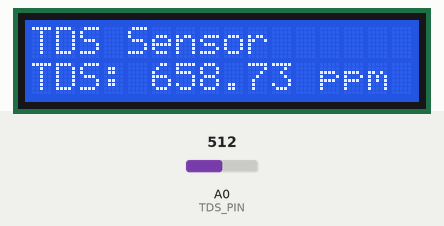
Bench run of a sketch on a simulated Arduino Uno, built with avr-gcc and run on an emulated ATmega328P. Shown: 16×2 character LCD. The inputs (shaded band) are chosen by the test bench; at power-on: A0 (TDS_PIN) = 512. What the sketch prints to the serial monitor is not drawn.

Above: at 1.2 s.
1.3 s: A0 (TDS_PIN) set to 716
At 3.6 s:
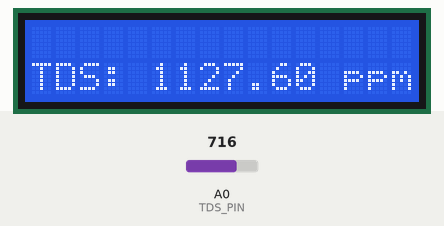
7.6 s: A0 (TDS_PIN) set to 900
At 9.7 s:
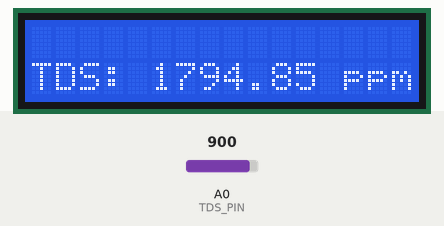
13.6 s: A0 (TDS_PIN) set to 1023
At 15.7 s:
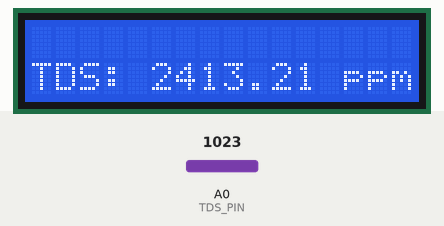
Timing chart, 0 to 17.2 s (numbered marks = the images above; inputs shaded):
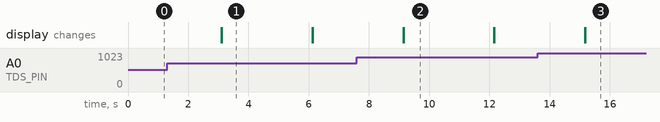

Measured:
- after the input at 7.6 s, the display: first differs from a run without the input after 1.5 s (image 2)
- after the input at 13.6 s, the display: first differs from a run without the input after 1.6 s (image 3)
- what the display in image 1 shows lasts 3.0 s, from 3.1 s to 6.1 s

The sketch:

TDS_Sensor_LCD.ino
```cpp
#include <Wire.h>
#include <LiquidCrystal_I2C.h>

// Use the I2C address found from the scanner
LiquidCrystal_I2C lcd(0x3F, 16, 2);

const int TDS_PIN = A0;

float calculateTDS(int analogValue) {
  float voltage = analogValue * (3.3 / 1024.0); // Convert analog value to voltage
  float tds = (133.42 * voltage * voltage * voltage - 255.86 * voltage * voltage + 857.39 * voltage) * 0.5; // Example calibration
  return tds;
}

void setup() {
  // Initialize the LCD
  lcd.begin();
  lcd.backlight();
  lcd.print("TDS Sensor");

  // Initialize serial communication
  Serial.begin(115200);
}

void loop() {
  // Read the analog value from the TDS sensor
  int sensorValue = analogRead(TDS_PIN);

  // Calculate the TDS value
  float tdsValue = calculateTDS(sensorValue);

  // Print TDS value to the LCD
  lcd.setCursor(0, 1);
  lcd.print("TDS: ");
  lcd.print(tdsValue);
  lcd.print(" ppm");

  // Print TDS value to the Serial Monitor
  Serial.print("TDS: ");
  Serial.print(tdsValue);
  Serial.println(" ppm");

  // Delay before the next reading
  delay(3000);
  lcd.clear();
}
```
